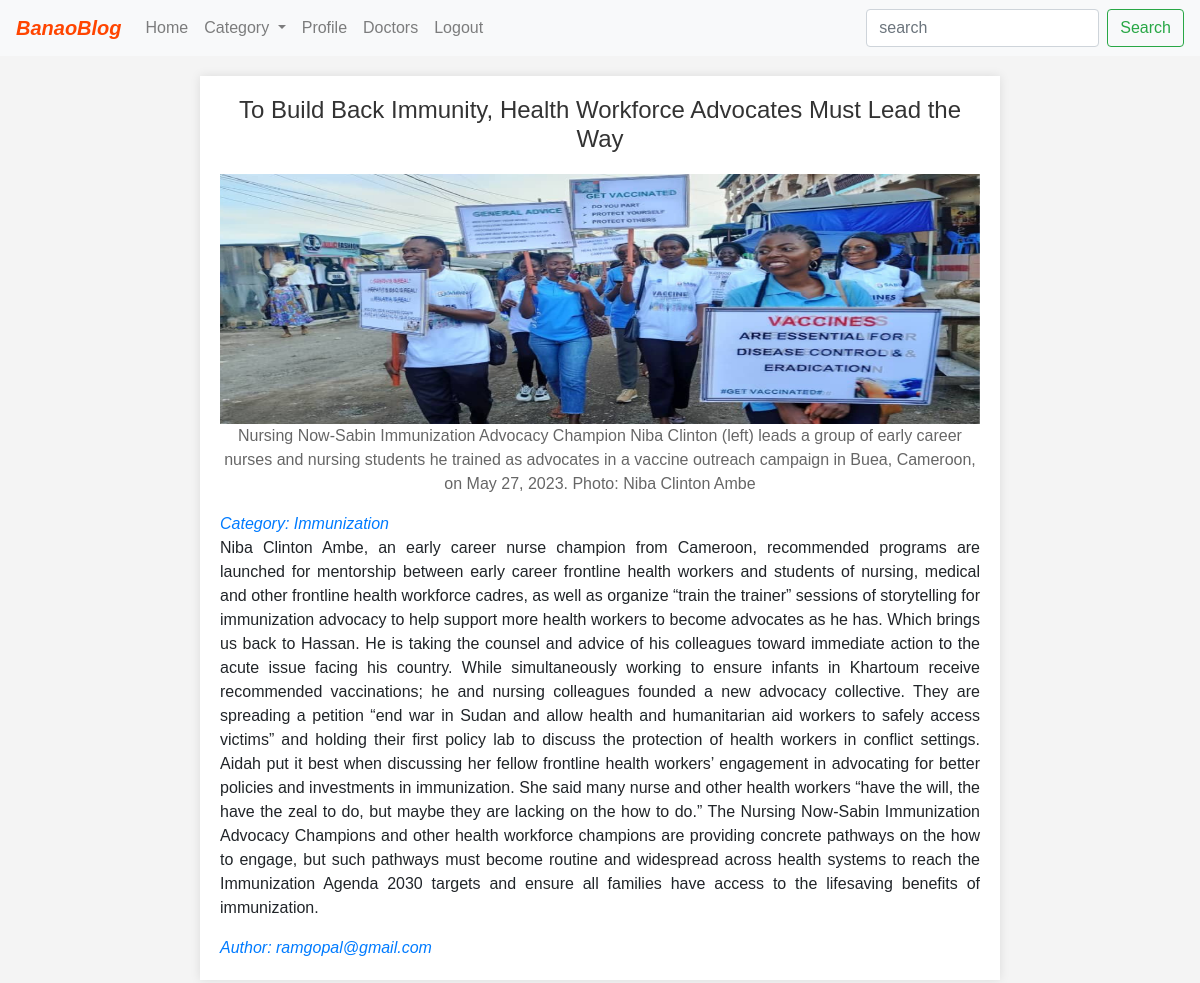
Screenshot of /blog/blog/8/ (signed in) with the database file from the repository.
### blog/models.py (models this page shows, shortened)
class Post(models.Model):
    title = models.CharField(max_length=255)
    summary=models.CharField(max_length=255,blank=True)
    image=models.ImageField(upload_to='blogimage',default=None)
    content = models.TextField()
    created_on = models.DateTimeField(auto_now_add=True)
    categories = models.ForeignKey(Category, on_delete=models.CASCADE)
    draft=models.BooleanField(default=False)
    author=models.CharField(max_length=255,default=False)

class Category(models.Model):
    name = models.CharField(max_length=30)
    def __str__(self):
        return self.name

### blog/views.py (the view)
# urls.py: path("blog/<int:id>/",views.blogdetails,name="blogdetails"),
@login_required(login_url="login")
def blogdetails(request,id):
    posts = Post.objects.get(id=id)
    context={
        'post':posts,
    }
    return render(request,"blog/blogdetail.html",context)

### templates/blog/blogdetail.html (shortened to what this page needs)
{% include './nav.html' %}
<div class="container">
  <h1 class="blog-title">{{post.title}}</h1>
  <img src="{{post.image.url}}" alt="Blog Image" class="blog-image">
  <p class="blog-summary">{{post.summary}}</p>
  <span class="blog-category">Category: {{post.categories}}</span>
  <div class="blog-content">
    <p>
        {{post.content}}
    </p>
  </div>
  <span class="blog-category">Author: {{post.author}}</span>
</div>
</body>
</html>

### templates/blog/blogdetail.html (style rules this page uses)
body { font-family: Arial, sans-serif; background-color: #f4f4f4; margin: 0; padding: 0; }
.container { max-width: 800px; margin: 20px auto; padding: 20px; background-color: #fff; box-shadow: 0 0 10px rgba(0, 0, 0, 0.1); }
.blog-title { font-size: 24px; color: #333; text-align: center; margin-bottom: 20px; }
.blog-image { height: 250px; width: 100%; }
.blog-summary { font-size: 16px; color: #666; text-align: center; }
.blog-category { font-style: italic; color: #007bff; }
.blog-content { text-align: justify; }

### rows the page displays
Post: title "To Build Back Immunity, Health Workforce Advocates Must Lead the Way", image (picture), summary "Nursing Now-Sabin Immunization Advocacy Champion Niba Clinton (left) leads a group of early career nurses and nursing students he trained as advocates in a vaccine outreach campaign in Buea, Cameroon, on May 27, 2023. Photo: Niba Clinton Ambe", categories "Immunization", content "Niba Clinton Ambe, an early career nurse champion from Cameroon, recommended programs are launched for mentorship between early career frontline health workers and students of nursing, medical and other frontline health workforce cadres, as well as organize “train the trainer” sessions of storytelling for immunization advocacy to help support more health workers to become advocates as he has. Which brings us back to Hassan. He is taking the counsel and advice of his colleagues toward immediate action to the acute issue facing his country. While simultaneously working to ensure infants in Khartoum receive recommended vaccinations; he and nursing colleagues founded a new advocacy collective.…", author "ramgopal@gmail.com"
